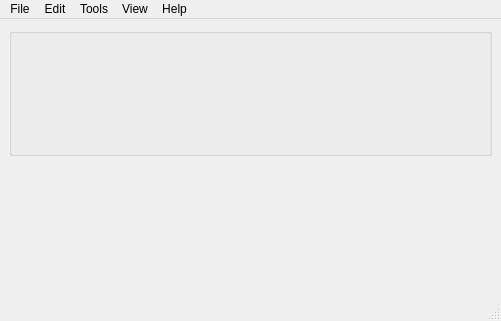
<?xml version="1.0" encoding="UTF-8"?>
<ui version="4.0">
 <class>MainWindow</class>
 <widget class="QMainWindow" name="MainWindow">
  <property name="geometry">
   <rect>
    <x>0</x>
    <y>0</y>
    <width>501</width>
    <height>321</height>
   </rect>
  </property>
  <property name="windowTitle">
   <string>MainWindow</string>
  </property>
  <widget class="QWidget" name="centralwidget">
   <layout class="QVBoxLayout" name="verticalLayout_2">
    <item>
     <layout class="QVBoxLayout" name="verticalLayout">
      <item>
       <widget class="QGroupBox" name="_videoWindowGroupBox">
        <property name="title">
         <string/>
        </property>
        <layout class="QHBoxLayout" name="horizontalLayout_2">
         <item>
          <layout class="QHBoxLayout" name="horizontalLayout">
           <item>
            <layout class="QGridLayout" name="_videoWindowGridLayout"/>
           </item>
           <item>
            <spacer name="horizontalSpacer">
             <property name="orientation">
              <enum>Qt::Horizontal</enum>
             </property>
             <property name="sizeType">
              <enum>QSizePolicy::Expanding</enum>
             </property>
             <property name="sizeHint" stdset="0">
              <size>
               <width>20</width>
               <height>20</height>
              </size>
             </property>
            </spacer>
           </item>
          </layout>
         </item>
        </layout>
       </widget>
      </item>
      <item>
       <widget class="Trackbar" name="_trackbar" native="true">
        <property name="sizePolicy">
         <sizepolicy hsizetype="Preferred" vsizetype="Preferred">
          <horstretch>0</horstretch>
          <verstretch>0</verstretch>
         </sizepolicy>
        </property>
        <property name="minimumSize">
         <size>
          <width>0</width>
          <height>0</height>
         </size>
        </property>
        <property name="maximumSize">
         <size>
          <width>16777215</width>
          <height>250</height>
         </size>
        </property>
       </widget>
      </item>
     </layout>
    </item>
   </layout>
  </widget>
  <widget class="QMenuBar" name="menubar">
   <property name="geometry">
    <rect>
     <x>0</x>
     <y>0</y>
     <width>501</width>
     <height>20</height>
    </rect>
   </property>
   <widget class="QMenu" name="menuOpen_Files">
    <property name="title">
     <string>File</string>
    </property>
    <widget class="QMenu" name="menuRecent_Files">
     <property name="title">
      <string>Recent Files</string>
     </property>
     <addaction name="separator"/>
     <addaction name="separator"/>
    </widget>
    <addaction name="actionOpen_Files"/>
    <addaction name="menuRecent_Files"/>
    <addaction name="separator"/>
    <addaction name="actionExit"/>
   </widget>
   <widget class="QMenu" name="menuView">
    <property name="title">
     <string>View</string>
    </property>
    <addaction name="actionShow_side_by_side"/>
    <addaction name="actionAnchored"/>
   </widget>
   <widget class="QMenu" name="menuHelp">
    <property name="title">
     <string>Help</string>
    </property>
    <addaction name="actionAbout"/>
   </widget>
   <widget class="QMenu" name="menuEdit">
    <property name="title">
     <string>Edit</string>
    </property>
    <widget class="QMenu" name="menuAppearance">
     <property name="title">
      <string>Appearance</string>
     </property>
     <addaction name="separator"/>
     <addaction name="actionStandard"/>
     <addaction name="actionGray_Blue"/>
    </widget>
    <addaction name="menuAppearance"/>
   </widget>
   <widget class="QMenu" name="menuTools">
    <property name="title">
     <string>Tools</string>
    </property>
    <addaction name="actionZoombar"/>
   </widget>
   <addaction name="menuOpen_Files"/>
   <addaction name="menuEdit"/>
   <addaction name="menuTools"/>
   <addaction name="menuView"/>
   <addaction name="menuHelp"/>
  </widget>
  <widget class="QStatusBar" name="statusbar"/>
  <action name="actionOpen_Files">
   <property name="text">
    <string>Add XML-Track...</string>
   </property>
  </action>
  <action name="actionExit">
   <property name="text">
    <string>Exit</string>
   </property>
  </action>
  <action name="actionAbout">
   <property name="text">
    <string>About</string>
   </property>
  </action>
  <action name="actionOptions">
   <property name="text">
    <string>Options</string>
   </property>
  </action>
  <action name="actionNativ_Open">
   <property name="text">
    <string>Native Open...</string>
   </property>
  </action>
  <action name="actionShow_side_by_side">
   <property name="checkable">
    <bool>true</bool>
   </property>
   <property name="checked">
    <bool>true</bool>
   </property>
   <property name="enabled">
    <bool>true</bool>
   </property>
   <property name="text">
    <string>side by side</string>
   </property>
  </action>
  <action name="actionAnchored">
   <property name="checkable">
    <bool>true</bool>
   </property>
   <property name="text">
    <string>anchored</string>
   </property>
  </action>
  <action name="actionStandard">
   <property name="checkable">
    <bool>true</bool>
   </property>
   <property name="text">
    <string>Standard</string>
   </property>
  </action>
  <action name="actionGray_Blue">
   <property name="checkable">
    <bool>true</bool>
   </property>
   <property name="checked">
    <bool>false</bool>
   </property>
   <property name="text">
    <string>Gray Blue</string>
   </property>
  </action>
  <action name="actionZoombar">
   <property name="checkable">
    <bool>true</bool>
   </property>
   <property name="checked">
    <bool>false</bool>
   </property>
   <property name="text">
    <string>Zoombar</string>
   </property>
  </action>
  <action name="actionClearRecentFiles">
   <property name="text">
    <string>Clear</string>
   </property>
  </action>
 </widget>
 <customwidgets>
  <customwidget>
   <class>Trackbar</class>
   <extends>QWidget</extends>
   <header location="global">gui/trackbar.h</header>
   <container>1</container>
   <slots>
    <signal>timestampChanged(int)</signal>
    <signal>stopClicked()</signal>
    <signal>pauseClicked()</signal>
    <signal>playForwardClicked()</signal>
    <signal>playBackwardClicked()</signal>
    <signal>speedChanged()</signal>
    <signal>finished()</signal>
   </slots>
  </customwidget>
 </customwidgets>
 <resources/>
 <connections>
  <connection>
   <sender>_trackbar</sender>
   <signal>pauseClicked()</signal>
   <receiver>MainWindow</receiver>
   <slot>onPauseClicked()</slot>
   <hints>
    <hint type="sourcelabel">
     <x>399</x>
     <y>298</y>
    </hint>
    <hint type="destinationlabel">
     <x>399</x>
     <y>299</y>
    </hint>
   </hints>
  </connection>
  <connection>
   <sender>_trackbar</sender>
   <signal>stopClicked()</signal>
   <receiver>MainWindow</receiver>
   <slot>onStopClicked()</slot>
   <hints>
    <hint type="sourcelabel">
     <x>399</x>
     <y>298</y>
    </hint>
    <hint type="destinationlabel">
     <x>399</x>
     <y>299</y>
    </hint>
   </hints>
  </connection>
  <connection>
   <sender>_trackbar</sender>
   <signal>playForwardClicked()</signal>
   <receiver>MainWindow</receiver>
   <slot>onPlayForwardClicked()</slot>
   <hints>
    <hint type="sourcelabel">
     <x>399</x>
     <y>298</y>
    </hint>
    <hint type="destinationlabel">
     <x>399</x>
     <y>299</y>
    </hint>
   </hints>
  </connection>
  <connection>
   <sender>_trackbar</sender>
   <signal>playBackwardClicked()</signal>
   <receiver>MainWindow</receiver>
   <slot>onPlayBackwardClicked()</slot>
   <hints>
    <hint type="sourcelabel">
     <x>399</x>
     <y>298</y>
    </hint>
    <hint type="destinationlabel">
     <x>399</x>
     <y>299</y>
    </hint>
   </hints>
  </connection>
  <connection>
   <sender>actionOpen_Files</sender>
   <signal>triggered()</signal>
   <receiver>MainWindow</receiver>
   <slot>onOpenClicked()</slot>
   <hints>
    <hint type="sourcelabel">
     <x>-1</x>
     <y>-1</y>
    </hint>
    <hint type="destinationlabel">
     <x>213</x>
     <y>152</y>
    </hint>
   </hints>
  </connection>
  <connection>
   <sender>actionExit</sender>
   <signal>triggered()</signal>
   <receiver>MainWindow</receiver>
   <slot>onExitClicked()</slot>
   <hints>
    <hint type="sourcelabel">
     <x>-1</x>
     <y>-1</y>
    </hint>
    <hint type="destinationlabel">
     <x>213</x>
     <y>152</y>
    </hint>
   </hints>
  </connection>
  <connection>
   <sender>actionAbout</sender>
   <signal>triggered()</signal>
   <receiver>MainWindow</receiver>
   <slot>onAboutClicked()</slot>
   <hints>
    <hint type="sourcelabel">
     <x>-1</x>
     <y>-1</y>
    </hint>
    <hint type="destinationlabel">
     <x>213</x>
     <y>152</y>
    </hint>
   </hints>
  </connection>
  <connection>
   <sender>actionAnchored</sender>
   <signal>toggled(bool)</signal>
   <receiver>MainWindow</receiver>
   <slot>onActionAnchorToggled(bool)</slot>
   <hints>
    <hint type="sourcelabel">
     <x>-1</x>
     <y>-1</y>
    </hint>
    <hint type="destinationlabel">
     <x>213</x>
     <y>152</y>
    </hint>
   </hints>
  </connection>
  <connection>
   <sender>actionShow_side_by_side</sender>
   <signal>toggled(bool)</signal>
   <receiver>MainWindow</receiver>
   <slot>onActionSideBySideToggled(bool)</slot>
   <hints>
    <hint type="sourcelabel">
     <x>-1</x>
     <y>-1</y>
    </hint>
    <hint type="destinationlabel">
     <x>213</x>
     <y>152</y>
    </hint>
   </hints>
  </connection>
  <connection>
   <sender>actionZoombar</sender>
   <signal>toggled(bool)</signal>
   <receiver>MainWindow</receiver>
   <slot>onActionZoombarToggled(bool)</slot>
   <hints>
    <hint type="sourcelabel">
     <x>-1</x>
     <y>-1</y>
    </hint>
    <hint type="destinationlabel">
     <x>196</x>
     <y>115</y>
    </hint>
   </hints>
  </connection>
  <connection>
   <sender>actionStandard</sender>
   <signal>triggered()</signal>
   <receiver>MainWindow</receiver>
   <slot>useStyleSheet()</slot>
   <hints>
    <hint type="sourcelabel">
     <x>-1</x>
     <y>-1</y>
    </hint>
    <hint type="destinationlabel">
     <x>196</x>
     <y>115</y>
    </hint>
   </hints>
  </connection>
  <connection>
   <sender>actionGray_Blue</sender>
   <signal>triggered()</signal>
   <receiver>MainWindow</receiver>
   <slot>useStyleSheet()</slot>
   <hints>
    <hint type="sourcelabel">
     <x>-1</x>
     <y>-1</y>
    </hint>
    <hint type="destinationlabel">
     <x>196</x>
     <y>115</y>
    </hint>
   </hints>
  </connection>
 </connections>
 <slots>
  <slot>onTimestampChanged(int)</slot>
  <slot>onStopClicked()</slot>
  <slot>onPauseClicked()</slot>
  <slot>onPlayForwardClicked()</slot>
  <slot>onPlayBackwardClicked()</slot>
  <slot>onSpeedChanged(int)</slot>
  <slot>onOpenClicked()</slot>
  <slot>onExitClicked()</slot>
  <slot>onAboutClicked()</slot>
  <slot>onNativeOpenClicked()</slot>
  <slot>onActionAnchorToggled(bool)</slot>
  <slot>onActionSideBySideToggled(bool)</slot>
  <slot>onActionZoombarToggled(bool)</slot>
  <slot>useStyleSheet()</slot>
 </slots>
</ui>
